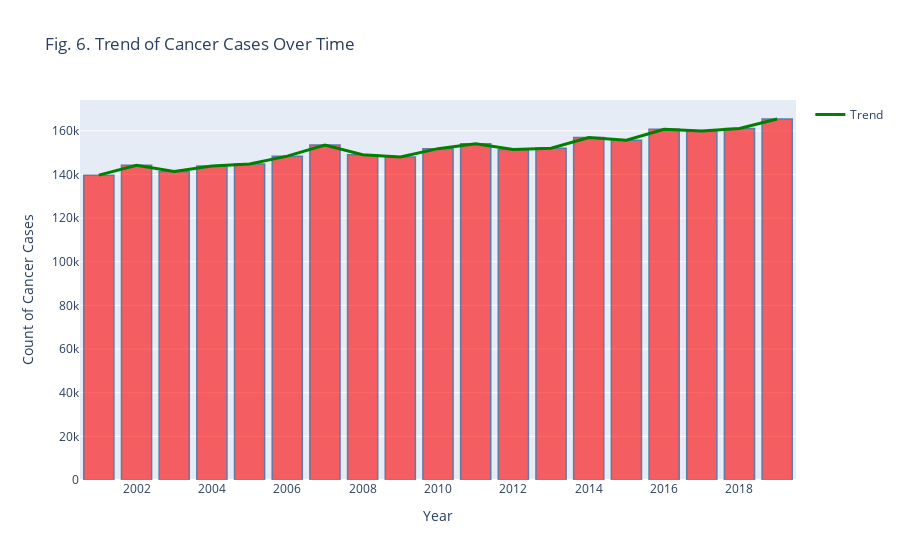

The code cell stored with this chart in its notebook:
### Markdown cell above
#### 5.0.2.3. Trend of Cancer Cases over Time <a id='Cancer-cases'></a>

### Code cell
# Group by Year and sum the counts
df_yearly_cases = IHMEGDX.groupby('Year').sum().reset_index()

# plot visualisation
fig = px.bar(df_yearly_cases, x='Year', y='Count for cancer type',
             title='Fig. 6. Trend of Cancer Cases Over Time',
             labels={'Year': 'Year', 'Count for cancer type': 'Count of Cancer Cases'},
             color_discrete_sequence=['red'])

fig.update_traces(marker_line_color='rgb(8,48,107)', marker_line_width=1.5, opacity=0.6)

# Adding a trend line
fig.add_scatter(x=df_yearly_cases['Year'], y=df_yearly_cases['Count for cancer type'],
                mode='lines', name='Trend', line=dict(color='green', width=3))

fig.show()

### Figure 1 — Plotly figure (JSON) as saved in the notebook; plotly's stock layout.template omitted (floating-point values rounded to 4 significant figures)
{"data": [{"alignmentgroup": "True", "hovertemplate": "Year=%{x}<br>Count of Cancer Cases=%{y}<extra></extra>", "legendgroup": "", "marker": {"color": "red", "line": {"color": "rgb(8,48,107)", "width": 1.5}, "pattern": {"shape": ""}}, "name": "", "offsetgroup": "", "opacity": 0.6, "orientation": "v", "showlegend": false, "textposition": "auto", "type": "bar", "x": [2001, 2002, 2003, 2004, 2005, 2006, 2007, 2008, 2009, 2010, 2011, 2012, 2013, 2014, 2015, 2016, 2017, 2018, 2019], "xaxis": "x", "y": [139700.0, 144300.0, 141400.0, 143800.0, 144800.0, 148400.0, 153500.0, 149100.0, 148000.0, 151800.0, 154000.0, 151400.0, 152000.0, 156900.0, 155700.0, 160700.0, 160000.0, 161100.0, 165400.0], "yaxis": "y"}, {"line": {"color": "green", "width": 3}, "mode": "lines", "name": "Trend", "type": "scatter", "x": [2001, 2002, 2003, 2004, 2005, 2006, 2007, 2008, 2009, 2010, 2011, 2012, 2013, 2014, 2015, 2016, 2017, 2018, 2019], "y": [139700.0, 144300.0, 141400.0, 143800.0, 144800.0, 148400.0, 153500.0, 149100.0, 148000.0, 151800.0, 154000.0, 151400.0, 152000.0, 156900.0, 155700.0, 160700.0, 160000.0, 161100.0, 165400.0]}], "layout": {"barmode": "relative", "legend": {"tracegroupgap": 0}, "title": {"text": "Fig. 6. Trend of Cancer Cases Over Time"}, "xaxis": {"anchor": "y", "domain": [0, 1], "title": {"text": "Year"}}, "yaxis": {"anchor": "x", "domain": [0, 1], "title": {"text": "Count of Cancer Cases"}}}}
